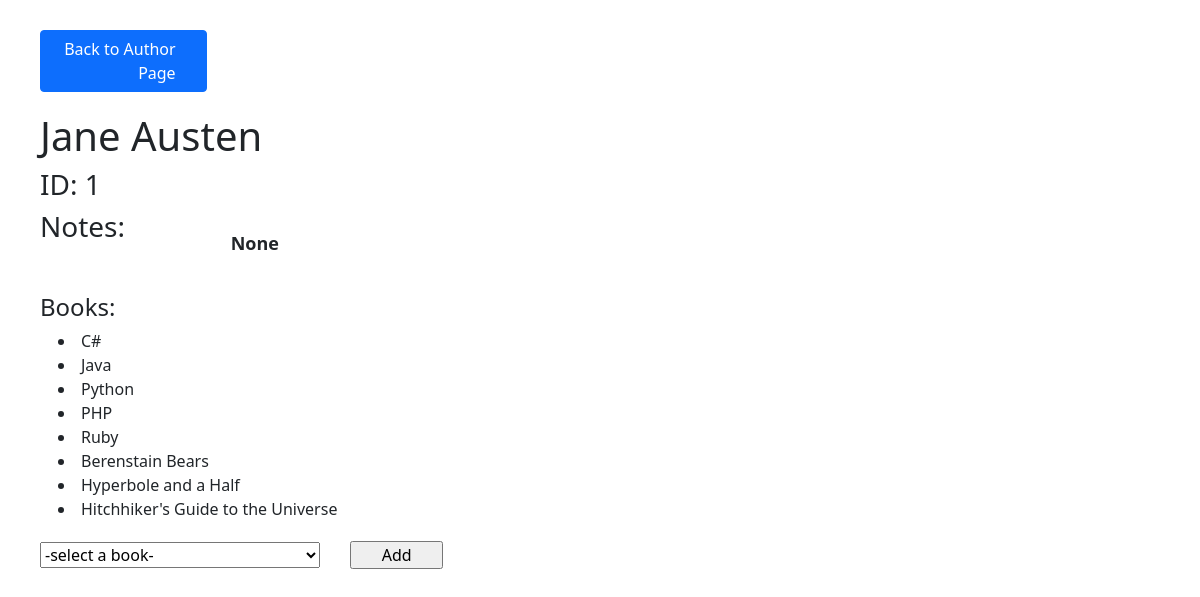
/author_info/1, run on the app's committed database.
### books_authors_app/models.py (models this page shows)
class Authors(models.Model):
    first_name = models.CharField(max_length=45)
    last_name = models.CharField(max_length=45)
    book = models.ManyToManyField(Books, related_name= "books")
    notes = models.TextField(null=True)
    created_at = models.DateTimeField(auto_now_add=True)
    updated_at = models.DateTimeField(auto_now=True)

class Books(models.Model) :
    title = models.CharField(max_length=255)
    desc = models.TextField()
    created_at = models.DateTimeField(auto_now_add=True)
    updated_at = models.DateTimeField(auto_now=True)

### books_authors_app/views.py (the view)
# urls.py: path('author_info/<int:author_id>', views.author_info),
def author_info(request, author_id):
    context = {
        "authors": Authors.objects.get(id= author_id),
        "existing_books": Authors.objects.get(id= author_id).book.all(),
        "all_books": Books.objects.exclude(books=author_id),
    }
    return render(request, "authorview.html", context)

### books_authors_app/templates/authorview.html (shortened to what this page needs)
<!DOCTYPE html>
<html lang= "en">
    <head>
        {% load static %}
        <link href="https://cdn.jsdelivr.net/npm/bootstrap@5.0.0-beta1/dist/css/bootstrap.min.css" rel="stylesheet">
        <link rel="stylesheet" href="{% static 'css/infostyle.css' %}">
    </head>
    <div class="container">
        <body>
            <div class="row">
                <div class="col-sm-2">
                    <a href="/authors" class="btn btn-primary">Back to Author Page</a>
                </div>
            </div>
            <div class="row">
                <h1>{{authors.first_name}} {{authors.last_name}}</h1>
                <h3>ID: {{authors.id}}</h3>
                <div class= "col-sm-2">
                    <h3>Notes:</h3>
                </div>
                <div class= "col-sm-10">
                    <p>{{authors.notes}}</p>
                </div>
            </div>
            <div class="row">
                <h4>Books:</h4>
                {% for books in existing_books %}
                <ul class="list-group list-group-flush">
                    <li> {{books.title}}</li>
                </ul>
                {% endfor %}
            </div>
            <div class="form-group row">
                <form action="/add_book/{{authors.id}}" method='post'>
                    <select class= "col-sm-3" name = "book" id="add_book">
                        <option selected>-select a book-</option>
                        <input class="col-sm-1" type="submit" value="Add">
                    </select>
                </form>
            </div>
        </body>
    </div>
</html>

### books_authors_app/static/css/infostyle.css (style rules this page uses)
* { margin: 0; padding: 0; }
.container { padding: 10px; }
.row { margin-top: 20px; }
.row a { text-align: right; padding-right: 30px; }
.row p { margin-top: 20px; font-size: large; font-weight: 600; }
.row ul { list-style-position: inside; padding-left: 30px; }
.col-sm-1 { margin-left: 30px; }

### data on the page
Authors: first_name "Jane", last_name "Austen", id "1", notes "None"
Books: title "C#"
Books: title "Java"
Books: title "Python"
Books: title "PHP"
Books: title "Ruby"
Books: title "Berenstain Bears"
Books: title "Hyperbole and a Half"
Books: title "Hitchhiker's Guide to the Universe"
